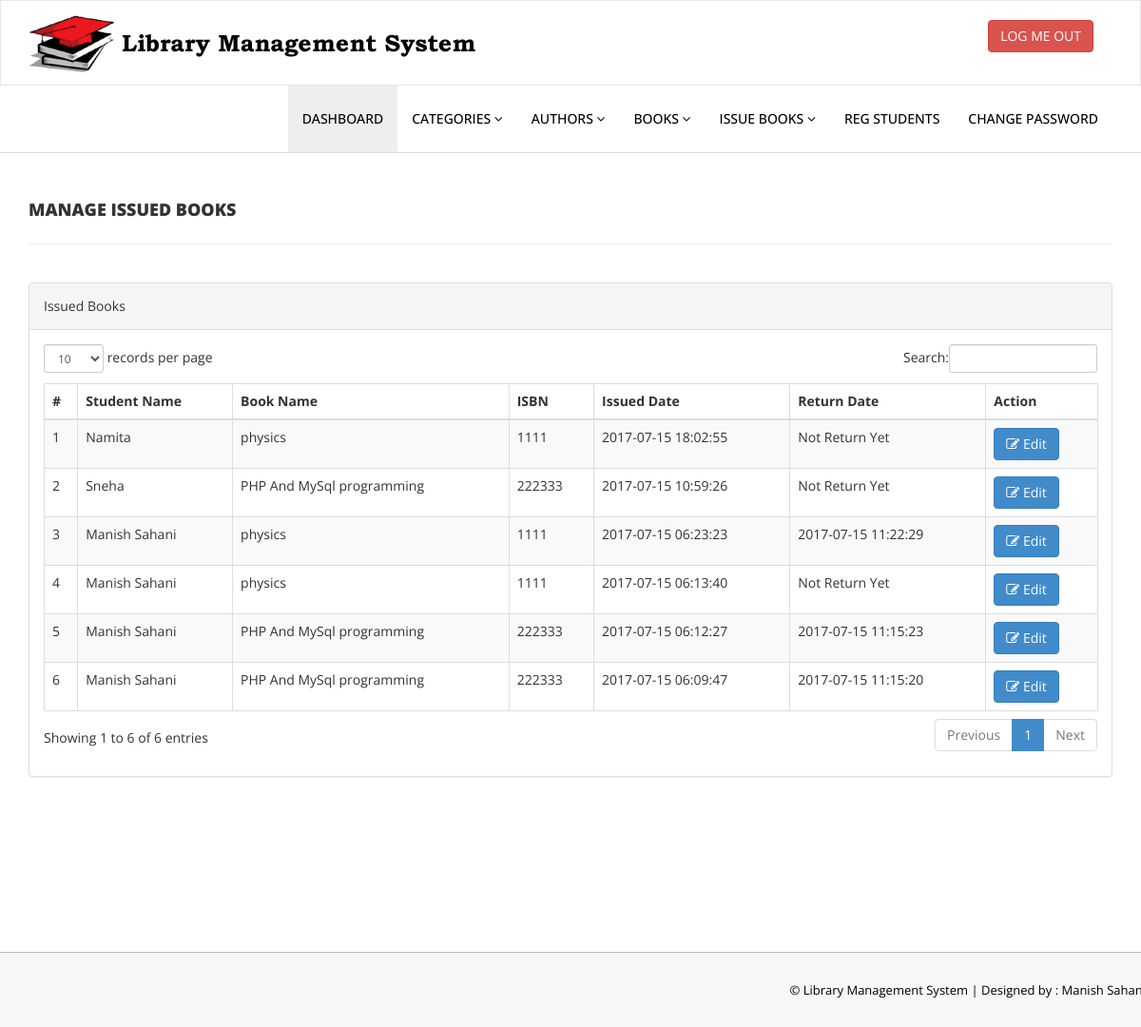
Screenshot of /admin/manage-issued-books.php (signed in) with the database file from the repository.
### tables this page shows
CREATE TABLE IF NOT EXISTS `tblissuedbookdetails` (
  `id` int(11) NOT NULL,
  `BookId` int(11) DEFAULT NULL,
  `StudentID` varchar(150) DEFAULT NULL,
  `IssuesDate` timestamp NULL DEFAULT CURRENT_TIMESTAMP,
  `ReturnDate` timestamp NULL DEFAULT NULL ON UPDATE CURRENT_TIMESTAMP,
  `RetrunStatus` int(1) NOT NULL,
  `fine` int(11) DEFAULT NULL
);

CREATE TABLE IF NOT EXISTS `tblstudents` (
  `id` int(11) NOT NULL,
  `StudentId` varchar(100) DEFAULT NULL,
  `FullName` varchar(120) DEFAULT NULL,
  `EmailId` varchar(120) DEFAULT NULL,
  `MobileNumber` char(11) DEFAULT NULL,
  `Password` varchar(120) DEFAULT NULL,
  `Status` int(1) DEFAULT NULL,
  `RegDate` timestamp NULL DEFAULT CURRENT_TIMESTAMP,
  `UpdationDate` timestamp NULL DEFAULT NULL ON UPDATE CURRENT_TIMESTAMP
);

CREATE TABLE IF NOT EXISTS `tblbooks` (
  `id` int(11) NOT NULL,
  `BookName` varchar(255) DEFAULT NULL,
  `CatId` int(11) DEFAULT NULL,
  `AuthorId` int(11) DEFAULT NULL,
  `ISBNNumber` int(11) DEFAULT NULL,
  `BookPrice` int(11) DEFAULT NULL,
  `RegDate` timestamp NULL DEFAULT CURRENT_TIMESTAMP,
  `UpdationDate` timestamp NULL DEFAULT NULL ON UPDATE CURRENT_TIMESTAMP
);

### admin/manage-issued-books.php (the view, shortened to what this page needs)
<?php
include('includes/config.php');
if(strlen($_SESSION['alogin'])==0)
    {
header('location:index.php');
}
else{
    ?>
<!DOCTYPE html>
<html xmlns="http://www.w3.org/1999/xhtml">
<head>
    <link href="assets/css/bootstrap.css" rel="stylesheet" />
    <link href="assets/css/font-awesome.css" rel="stylesheet" />
    <link href="assets/js/dataTables/dataTables.bootstrap.css" rel="stylesheet" />
    <link href="assets/css/style.css" rel="stylesheet" />
</head>
<body>
<?php include('includes/header.php');?>
    <div class="content-wrapper">
         <div class="container">
        <div class="row pad-botm">
            <div class="col-md-12">
                <h4 class="header-line">Manage Issued Books</h4>
    </div>
     <div class="row">
</div>
        </div>
            <div class="row">
                <div class="col-md-12">
                    <div class="panel panel-default">
                        <div class="panel-heading">
                          Issued Books
                        </div>
                        <div class="panel-body">
                            <div class="table-responsive">
                                <table class="table table-striped table-bordered table-hover" id="dataTables-example">
                                    <thead>
                                        <tr>
                                            <th>#</th>
                                            <th>Student Name</th>
                                            <th>Book Name</th>
                                            <th>ISBN </th>
                                            <th>Issued Date</th>
                                            <th>Return Date</th>
                                            <th>Action</th>
                                        </tr>
                                    </thead>
                                    <tbody>
<?php $sql = "SELECT tblstudents.FullName,tblbooks.BookName,tblbooks.ISBNNumber,tblissuedbookdetails.IssuesDate,tblissuedbookdetails.ReturnDate,tblissuedbookdetails.id as rid from  tblissuedbookdetails join tblstudents on tblstudents.StudentId=tblissuedbookdetails.StudentId join tblbooks on tblbooks.id=tblissuedbookdetails.BookId order by tblissuedbookdetails.id desc";
$query = $dbh -> prepare($sql);
$query->execute();
$results=$query->fetchAll(PDO::FETCH_OBJ);
$cnt=1;
if($query->rowCount() > 0)
{
foreach($results as $result)
{               ?>
                                        <tr class="odd gradeX">
                                            <td class="center"><?php echo htmlentities($cnt);?></td>
                                            <td class="center"><?php echo htmlentities($result->FullName);?></td>
                                            <td class="center"><?php echo htmlentities($result->BookName);?></td>
                                            <td class="center"><?php echo htmlentities($result->ISBNNumber);?></td>
                                            <td class="center"><?php echo htmlentities($result->IssuesDate);?></td>
                                            <td class="center"><?php if($result->ReturnDate=="")
                                            {
                                                echo htmlentities("Not Return Yet");
                                            } else {
                                            echo htmlentities($result->ReturnDate);
}
                                            ?></td>
                                            <td class="center">
                                            <a href="update-issue-bookdeails.php?rid=<?php echo htmlentities($result->rid);?>"><button class="btn btn-primary"><i class="fa fa-edit "></i> Edit</button>
                                            </td>
                                        </tr>
 <?php $cnt=$cnt+1;}} ?>
                                    </tbody>
                                </table>
                            </div>
                        </div>
                    </div>
                </div>
            </div>
    </div>
    </div>
  <?php include('includes/footer.php');?>
</body>
</html>
<?php } ?>

### admin/assets/css/style.css (style rules this page uses)
.content-wrapper { margin-top: 40px; min-height:800px; padding-bottom:90px; }
.header-line { font-weight:900; padding-bottom:25px; border-bottom:1px solid #eeeeee; text-transform:uppercase; }
.pad-botm { padding-bottom:30px; }

### rows the page displays
tblissuedbookdetails: tblstudents.FullName "Namita", BookId.BookName "physics", BookId.ISBNNumber "1111", IssuesDate "2017-07-15 18:02:55"
tblissuedbookdetails: tblstudents.FullName "Sneha", BookId.BookName "PHP And MySql programming", BookId.ISBNNumber "222333", IssuesDate "2017-07-15 10:59:26"
tblissuedbookdetails: tblstudents.FullName "Manish Sahani", BookId.BookName "physics", BookId.ISBNNumber "1111", IssuesDate "2017-07-15 06:23:23", ReturnDate "2017-07-15 11:22:29"
tblissuedbookdetails: tblstudents.FullName "Manish Sahani", BookId.BookName "physics", BookId.ISBNNumber "1111", IssuesDate "2017-07-15 06:13:40"
tblissuedbookdetails: tblstudents.FullName "Manish Sahani", BookId.BookName "PHP And MySql programming", BookId.ISBNNumber "222333", IssuesDate "2017-07-15 06:12:27", ReturnDate "2017-07-15 11:15:23"
tblissuedbookdetails: tblstudents.FullName "Manish Sahani", BookId.BookName "PHP And MySql programming", BookId.ISBNNumber "222333", IssuesDate "2017-07-15 06:09:47", ReturnDate "2017-07-15 11:15:20"
